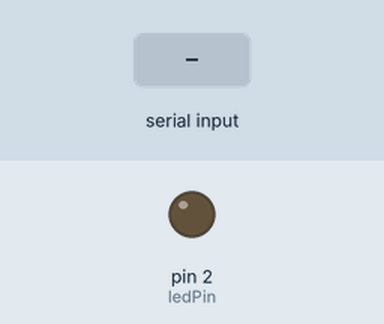
This sketch was run on a simulated Arduino Uno, built with avr-gcc and run on an emulated ATmega328P. Parts: output pins drawn as LEDs (lit = HIGH). The test bench sets the inputs (shaded band).

Above: at 1.2 s.
1.3 s: "a" received over Serial
At 2.1 s:
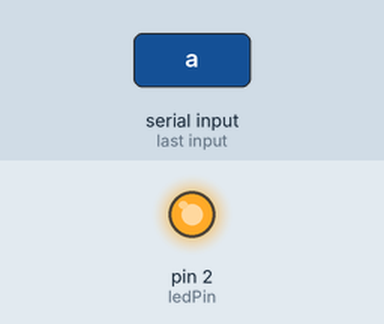
2.8 s: "b" received over Serial
At 3.2 s:
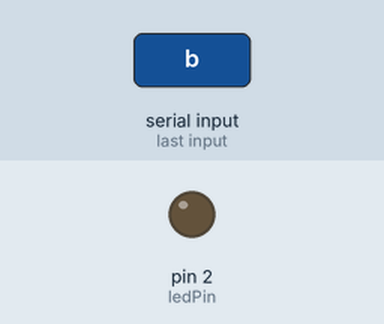
Timing chart, 0 to 5.8 s (numbered marks = the images above; inputs shaded):
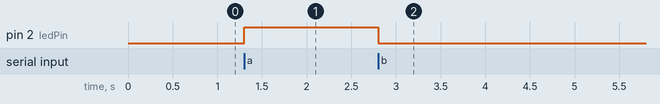

Measured:
- after the input at 1.3 s, pin 2 (ledPin): LOW → HIGH at once
- after the input at 2.8 s, pin 2 (ledPin): HIGH → LOW at once

The sketch:

CAKAL.ino
```cpp
int ledPin=2;
char gelenVeri;

void setup() {
 Serial.begin(9600);
 pinMode(ledPin,OUTPUT);


}


void loop() {
  if(Serial.available()>0)
  {
    gelenVeri=Serial.read();
    if(gelenVeri=='a') digitalWrite(ledPin,HIGH);
    else if(gelenVeri=='b')digitalWrite(ledPin,LOW);
  }
}
```
